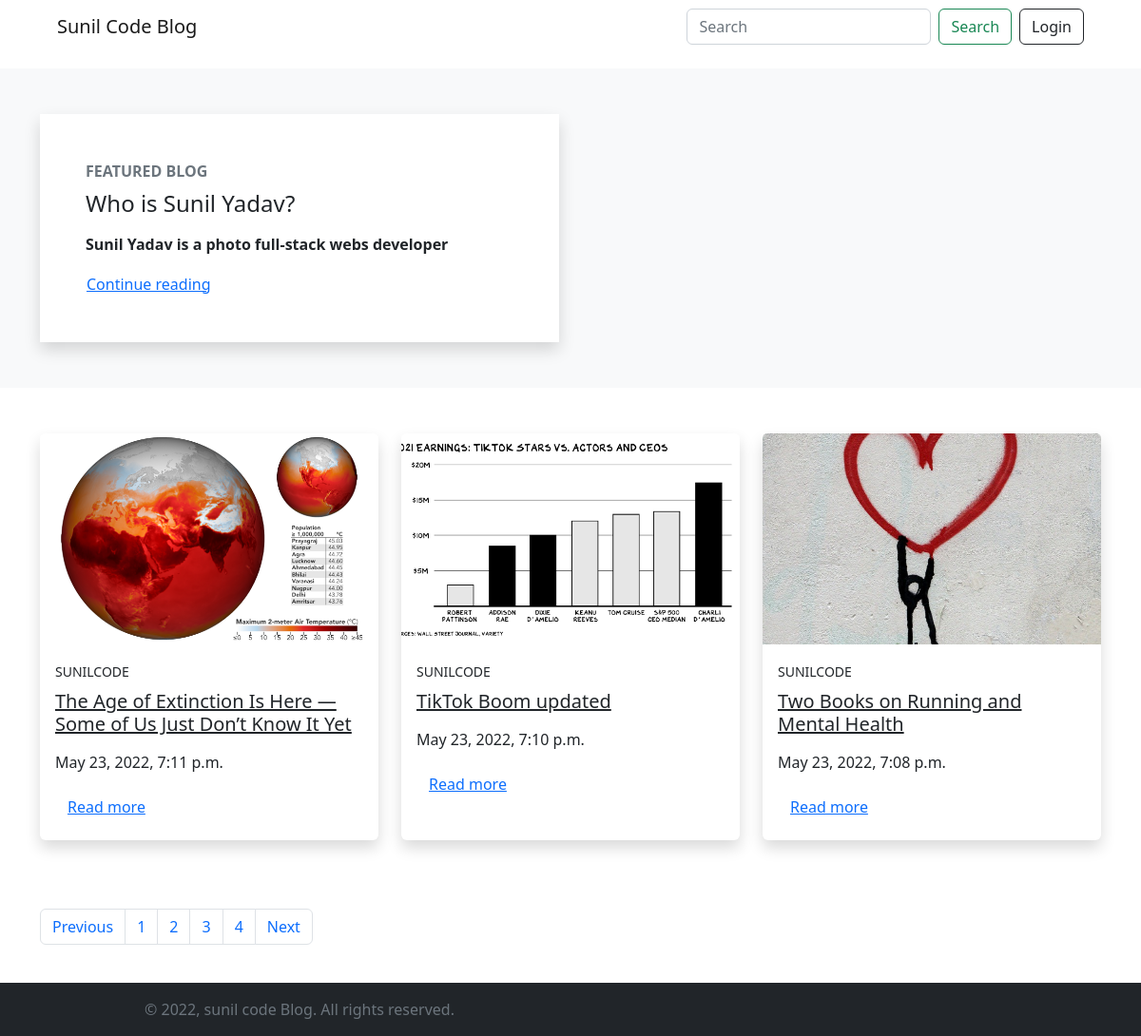
Screenshot of /?page=2 with the database file from the repository.
### miniBlog/models.py (models this page shows, shortened)
class BlogModel(models.Model):
    title=models.CharField(max_length=1000)
    content=FroalaField()
    slug=models.SlugField(max_length=1000, null=True,  blank=True)
    image=models.ImageField(upload_to='blog')
    user=models.ForeignKey(User, null=True, blank=True ,on_delete=models.CASCADE)
    created_at=models.DateTimeField(auto_now_add=True)
    upload_to=models.DateTimeField(auto_now=True)
    likes=models.ManyToManyField(User,blank=True, related_name='post_like')

### miniBlog/views.py (the view)
# urls.py: 2. Add a URL to urlpatterns:  path('', views.home, name='home')
def home(request):
    context={}
    try:
        blogs = BlogModel.objects.all().order_by('-id')
        allblogs=BlogModel.objects.annotate(Count('likes'))
        maxlist=[]
        for blog in allblogs:
            maxlist.append(blog.likes__count)
        for blog in allblogs:
            if max(maxlist) == blog.likes__count:
                featured=blog
                break
        featured_blog=featured
        paginator = Paginator(blogs, 3)
        pages = paginator.page_range
        pageNumber = request.GET.get('page')
        finalBlogpage = paginator.get_page(pageNumber)
        context = {'blogs': finalBlogpage, 'pages': pages, 'featured_blog':featured_blog}
        profile = Profile.objects.get(user=request.user)
        verify = profile.is_varified
        if not verify:
            messages.warning(request, 'Please verify your Account!')
        if not profile.is_email_varified:
            messages.warning(request,'Please Verify your Email')
    except Exception as e:
        print(e)
    return render(request, 'blog/home.html', context)

### templates/blog/home.html (shortened to what this page needs)
{% extends "./base.html" %}
{% block start %}
<section class="position-relative py-5 bg-light mb-5">
  <div class="container">
    <div class="row">
      <div class="col-lg-6">
        <div class="bg-white rounded-lg shadow p-5"><strong
            class="text-uppercase text-secondary d-inline-block mb-2 text-sm">Featured Blog</strong>
            <h4 class="mb-3">{{featured_blog.title}}</h4>
          <p class="text-muted">{{featured_blog.content | safe | truncatechars:350}}</p><a class="btn btn-link p-0" href="{% url 'blog_detail' featured_blog.slug%}">Continue reading
            </a>
        </div>
      </div>
    </div>
  </div>
</section>
<section class="py-6 pb-5">
  <div class="container ">
    <div class="row mb-5">
      {% for blog in blogs %}
      <div class="col-lg-4 col-sm-6 mb-4 hover-animate">
        <div class="card shadow border-0 h-100"><a href="{% url 'blog_detail' blog.slug %}"><img
              class=" card-img-top" src="{{blog.image.url}}" alt="..." style="object-fit:cover ; aspect-ratio: 16/ 10;" /></a>
          <div class="card-body"><a class="text-uppercase text-decoration-none text-body text-sm letter-spacing-2"
              href="{% url 'blog_publisher' blog.user.username %}"><small>{{blog.user.username}}</small></a>
            <h5 class="my-2"><a class="text-dark" href="{% url 'blog_detail' blog.slug %}">{{blog.title}} </a></h5>
            <p class="text-gray-500 text-sm my-3">{{blog.created_at}}</p>
            <a class="btn btn-link pl-0" href="{% url 'blog_detail' blog.slug %}">Read more</a>
          </div>
        </div>
      </div>
      {% endfor %}
    </div>
    {% if pages %}
    <div class="mb-5 justify-content-end">
    <nav aria-label="...">
      <ul class="pagination">
        {% if blogs.has_previous %}
        <li class="page-item ">
          <a class="page-link" href="?page={{blogs.previous_page_number}}">Previous</a>
        </li>
        {% else %}
        <li class="page-item disabled">
          <a class="page-link ">Previous</a>
        </li>
        {% endif %}
        {% for page in pages %}
        <li class="page-item "><a class="page-link"  href="?page={{page}}">{{page}}</a></li>
        {% endfor %}
        {% if blogs.has_next %}
        <li class="page-item">
          <a class="page-link" href="?page={{blogs.next_page_number}}">Next</a>
        </li>
        {% else %}
        <li class="page-item disabled">
          <a class="page-link" disabled>Next</a>
        </li>
        {% endif %}
      </ul>
    </nav>
  </div>
  {% endif %}
  </div>
</section>
{% endblock %}

### templates/blog/base.html (shortened to what this page needs)
{% load static %}
<!DOCTYPE html>
<html lang="en">
<head>
  <link href='https://unpkg.com/boxicons@2.1.2/css/boxicons.min.css' rel='stylesheet'>
  <link rel="stylesheet" href="{% static 'css/style.css' %}">
  <link rel="stylesheet" href="https://cdn.jsdelivr.net/npm/bootstrap@5.2.0-beta1/dist/css/bootstrap.min.css">
</head>
<body>
  <header class="pb-5 mb-4">
    <nav class="navbar navbar-expand-lg bg-white fixed-top  px-1 px-sm-5 " id="navigation">
      <div class="container-fluid">
        <a class="navbar-brand" href="/">Sunil Code Blog</a>
        <div class="collapse navbar-collapse" id="navbarSupportedContent">
          <form class="d-flex" role="search" method="get" action="{% url 'search' %}">
            <input class="form-control me-2" type="search" placeholder="Search" aria-label="Search" name="query">
            <button class="btn btn-outline-success" type="submit">Search</button>
          </form>
          {% if not request.user.is_authenticated %}
          <div class="text-end ms-sm-2 ms-0 mt-2 mt-sm-0">
            <a href="{% url 'login' %}" type="button" class="btn btn-outline-dark d-block ">Login</a>
          </div>
          {% endif %}
        </div>
      </div>
    </nav>
  </header>
    {% block start %}
  {% endblock %}
  <footer class="fixed-bottom  d-print-none bg-dark mb-0">
    <div class="py-3 font-weight-light bg-gray-800 text-secondary">
      <div class="container">
        <div class="row align-items-center">
          <div class="col-md-6 text-center text-md-left">
            <p class="text-sm mb-md-0">&copy; <span id="year"></span>, sunil code Blog. All rights reserved.</p>
          </div>
        </div>
      </div>
    </div>
  </footer>
</body>
</html>

### static/css/style.css (style rules this page uses)
body { scroll-behavior: smooth; }

### rows the page displays
BlogModel: title "Who is Sunil Yadav?", content "Sunil Yadav is a photo full-stack webs developer"
BlogModel: image (picture), user.username "SUNILCODE", title "The Age of Extinction Is Here — Some of Us Just Don’t Know It Yet", created_at "May 23, 2022, 7:11 p.m."
BlogModel: image (picture), user.username "SUNILCODE", title "TikTok Boom updated", created_at "May 23, 2022, 7:10 p.m."
BlogModel: image (picture), user.username "SUNILCODE", title "Two Books on Running and Mental Health", created_at "May 23, 2022, 7:08 p.m."

### other values shown
{{ page }} "1" "2" "3" "4"
